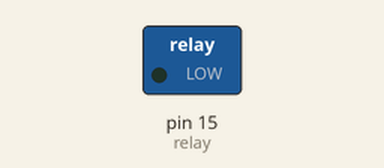
This sketch was run on a simulated Arduino Uno, built with avr-gcc and run on an emulated ATmega328P. Shown: switched loads named in the sketch (green lamp = pin HIGH). What the sketch prints to the serial monitor is not drawn.

Above: at 2.5 s.
At 7.5 s:
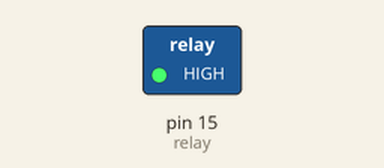
Timing chart, 0 to 13.0 s (numbered marks = the images above):
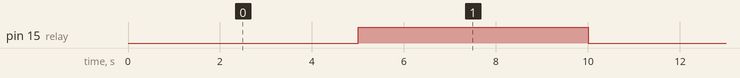

The sketch:

relay-on-off.ino
```cpp
const int relay = 15;

void setup() {
  Serial.begin(115200);
  pinMode(relay, OUTPUT);
}

void loop() {
  // Normally Open configuration, send LOW signal to let current flow
  // (if you're usong Normally Closed configuration send HIGH signal)
  digitalWrite(relay, LOW);
  Serial.println("LIGHT ON");
  delay(5000);
  digitalWrite(relay, HIGH);
  delay(5000);
  Serial.println("Current Flowing");
  Serial.println("LIGHT OFF");
}
```

Measured:
- by itself, pin 15 (relay): alternates HIGH for 5.0 s and LOW for 5.0 s
